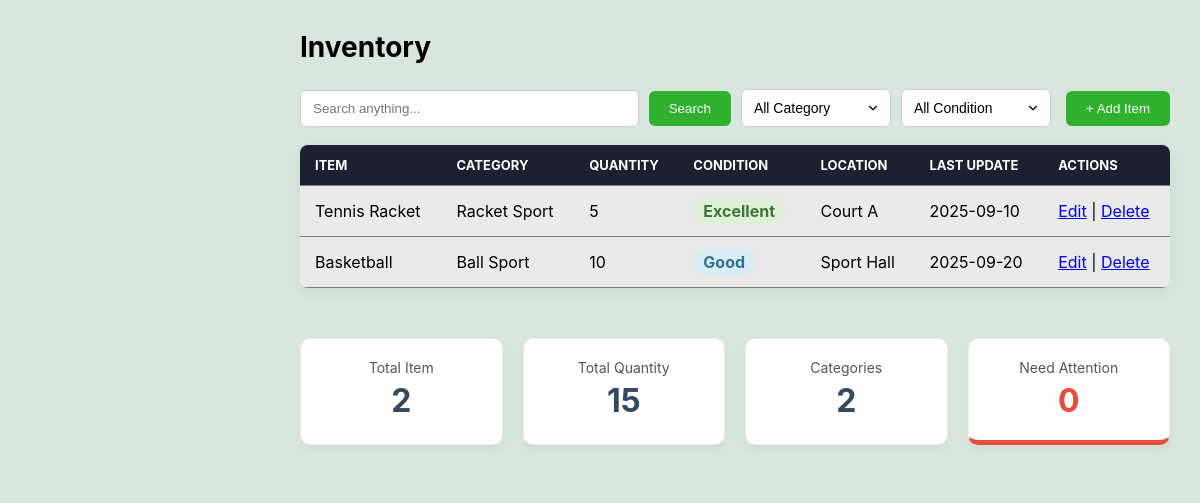
The app's page /inventory.php (signed in) with its own data.
### tables this page shows
CREATE TABLE `inventory` (
  `id` int(11) NOT NULL,
  `item` varchar(100) DEFAULT NULL,
  `category` varchar(100) DEFAULT NULL,
  `quantity` int(11) DEFAULT NULL,
  `cond` varchar(50) DEFAULT NULL,
  `location` varchar(100) DEFAULT NULL,
  `last_update` date DEFAULT NULL
);

### inventory.php (the view, shortened to what this page needs)
<?php
include "backend/db.php";
$total_item_query = "SELECT COUNT(id) AS total_item FROM inventory";
$total_item_result = $conn->query($total_item_query);
$total_item = $total_item_result->fetch_assoc()['total_item'];
$total_quantity_query = "SELECT SUM(quantity) AS total_quantity FROM inventory";
$total_quantity_result = $conn->query($total_quantity_query);
$total_quantity = $total_quantity_result->fetch_assoc()['total_quantity'] ?? 0;
$total_categories_query = "SELECT COUNT(DISTINCT category) AS total_categories FROM inventory";
$total_categories_result = $conn->query($total_categories_query);
$total_categories = $total_categories_result->fetch_assoc()['total_categories'];
$need_attention_query = "SELECT COUNT(id) AS need_attention FROM inventory WHERE cond = 'fail'";
$need_attention_result = $conn->query($need_attention_query);
$need_attention = $need_attention_result->fetch_assoc()['need_attention'];
$items_per_page = 8;
$current_page = $_GET['page'] ?? 1;
$offset = ($current_page - 1) * $items_per_page;
$search = $_GET['search'] ?? '';
$category_filter = $_GET['category_filter'] ?? '';
$condition_filter = $_GET['condition_filter'] ?? '';
$sql = "SELECT * FROM inventory";
$sql .= " ORDER BY id DESC LIMIT $items_per_page OFFSET $offset";
$q = $conn->query($sql);
?>
<!DOCTYPE html>
<html>
<head>
    <link rel="stylesheet" href="css/style.css">
    <link rel="stylesheet" href="https://cdnjs.cloudflare.com/ajax/libs/font-awesome/6.5.2/css/all.min.css">
</head>
<body>
    <div class="content">
        <h1>Inventory</h1>
        <div class="top-row-inventory">
            <form method="get" class="full-control-row-inventory">
                <input type="text" name="search" placeholder="Search anything..."
                        value="<?php echo htmlspecialchars($search); ?>">
                        <button type="submit">Search</button>
                <select name="category_filter" onchange="this.form.submit()">
                    <option value="" <?php echo $category_filter == '' ? 'selected' : ''; ?>>All Category</option>
                    </select>
                <select name="condition_filter" onchange="this.form.submit()">
                    <option value="" <?php echo $condition_filter == '' ? 'selected' : ''; ?>>All Condition</option>
                </select>
            </form>
            <?php if ($_SESSION['role'] === 'admin'): ?>
            <button onclick="document.getElementById('addForm').style.display='flex'">+ Add Item</button>
            <?php endif; ?>
        </div>
        <table class="table">
            <thead>
                <tr>
                    <th>Item</th>
                    <th>Category</th>
                    <th>Quantity</th>
                    <th>Condition</th>
                    <th>Location</th>
                    <th>Last update</th>
                    <th>Actions</th>
                </tr>
            </thead>
            <tbody>
                <?php while($row = $q->fetch_assoc()):
                    $condition_class_badge = '';
                    $cond_lower = strtolower($row['cond']);
                    if ($cond_lower == 'fail') {
                        $condition_class_badge = 'cond-fail-badge';
                    } elseif ($cond_lower == 'good') {
                        $condition_class_badge = 'cond-good-badge';
                    } elseif ($cond_lower == 'excellent') {
                        $condition_class_badge = 'cond-excellent-badge';
                    }
                ?>
                <tr>
                    <td><?php echo htmlspecialchars($row['item']); ?></td>
                    <td><?php echo htmlspecialchars($row['category']); ?></td>
                    <td><?php echo (int)$row['quantity']; ?></td>
                    <td>
                        <span class="condition-badge <?php echo $condition_class_badge; ?>">
                            <?php echo htmlspecialchars($row['cond']); ?>
                        </span>
                    </td>
                    <td><?php echo htmlspecialchars($row['location']); ?></td>
                    <td><?php echo htmlspecialchars($row['last_update']); ?></td>
                    <td>
                        <?php if ($_SESSION['role'] === 'admin'): ?>
                        <a href="inventory.php?edit=<?php echo $row['id']; ?>">Edit</a> |
                        <a href="backend/delete_item.php?id=<?php echo $row['id']; ?>" onclick="return confirm('Delete?')">Delete</a>
                        <?php else: ?>
                        <span style="color: #999;">View Only</span>
                        <?php endif; ?>
                    </td>
                </tr>
                <?php endwhile; ?>
            </tbody>
        </table>
        <div class="stat-cards-container">
            <div class="stat-card">
                <p>Total Item</p>
                <h2><?php echo $total_item; ?></h2>
            </div>
            <div class="stat-card">
                <p>Total Quantity</p>
                <h2><?php echo $total_quantity; ?></h2>
            </div>
            <div class="stat-card">
                <p>Categories</p>
                <h2><?php echo $total_categories; ?></h2>
            </div>
            <div class="stat-card attention">
                <p>Need Attention</p>
                <h2><?php echo $need_attention; ?></h2>
            </div>
        </div>
    </div>
</body>
</html>

### css/style.css (style rules this page uses)
html, body { height: 100%; }
* { box-sizing: border-box; }
body { margin: 0; font-family: Inter, Arial, sans-serif; background: #d8e6dd; }
.content { margin-left: 270px; padding: 30px; margin-top: 0; }
.content h1 { margin-top: 0; margin-bottom: 25px; font-size: 28px; }
.top-row-inventory { display: flex; justify-content: flex-start; align-items: center; gap: 15px; margin-bottom: 18px; }
.full-control-row-inventory { display: flex; gap: 10px; flex-grow: 1; align-items: center; }
.full-control-row-inventory input[type="text"] { padding: 10px 12px; border-radius: 6px; border: 1px solid #ccc; flex-grow: 1; min-width: 150px; }
.full-control-row-inventory select { padding: 10px 12px; border-radius: 6px; border: 1px solid #ccc; background: #fff; font-size: 14px; min-width: 150px; appearance: none; background-repeat: no-repeat; background-position: right 10px top 50%; background-size: 14px; cursor: pointer; flex-shrink: 0; }
.full-control-row-inventory button[type="submit"] { padding: 10px 20px; border-radius: 6px; border: none; background: #2fb02f; color: white; cursor: pointer; transition: background 0.2s ease; flex-shrink: 0; }
.top-row-inventory>button { padding: 10px 20px; border-radius: 6px; border: none; background: #2fb02f; color: white; cursor: pointer; transition: background 0.2s ease; font-weight: 500; flex-shrink: 0; }
.table { width: 100%; border-collapse: collapse; margin-top: 0; background: #ebeaea; border-radius: 8px; box-shadow: 0 4px 15px rgba(0, 0, 0, 0.05); overflow: hidden; }
.table th, .table td { padding: 12px 15px; text-align: left; border-bottom: 1px solid #7c7c7c }
.table th { background: #1b2130; font-weight: bold; color: #ffffff; text-transform: uppercase; font-size: 13px; }

### inventory.php (style rules this page uses)
.stat-cards-container { display: flex; justify-content: space-around; gap: 20px; padding: 30px 0; background-color: #d8e6dd; margin-top: 20px; border-radius: 8px; }
.stat-card { background-color: white; padding: 20px; border-radius: 10px; box-shadow: 0 4px 8px rgba(0, 0, 0, 0.05); text-align: center; flex: 1; transition: transform 0.2s; border: 1px solid #eee; }
.stat-card p { margin: 0 0 5px 0; color: #555; font-size: 14px; }
.stat-card h2 { margin: 0; font-size: 32px; font-weight: 700; color: #34495e; }
.stat-card.attention { border-bottom: 5px solid #e74c3c; }
.stat-card.attention h2 { color: #e74c3c; }
.condition-badge { display: inline-block; padding: 5px 10px; border-radius: 15px; font-weight: bold; text-transform: capitalize; text-align: center; line-height: 1; }
.cond-good-badge { background-color: #d9edf7; color: #31708f; }
.cond-excellent-badge { background-color: #dff0d8; color: #3c763d; }

### records on screen
inventory: item "Tennis Racket", category "Racket Sport", quantity "5", cond "Excellent", location "Court A", last_update "2025-09-10"
inventory: item "Basketball", category "Ball Sport", quantity "10", cond "Good", location "Sport Hall", last_update "2025-09-20"

### other values on screen
$total_item "2"
$total_quantity "15"
$total_categories "2"
$need_attention "0"
